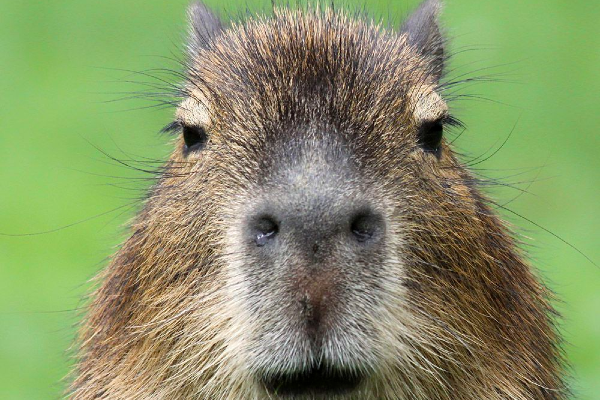
#> input picture Learn PYTHON_Python OGREN/11_Yapay Zeka Artificial Intelligence/opencv_projects/images/square1_600x400.png, 600 x 400 px
$ python 'opencv_33 bitwise_not.py'
#> lines starting #> are read from the running program, lines starting #| are printed output that depends on the picture
# bitwise_not
import cv2

r1 = cv2.imread("images/square1_600x400.png")
#> r1 is the input picture: shape (400, 600, 3); mean B, G, R 103.2, 147.4, 135.1
r2 = cv2.imread("images/ornekresim01_600x400.png")
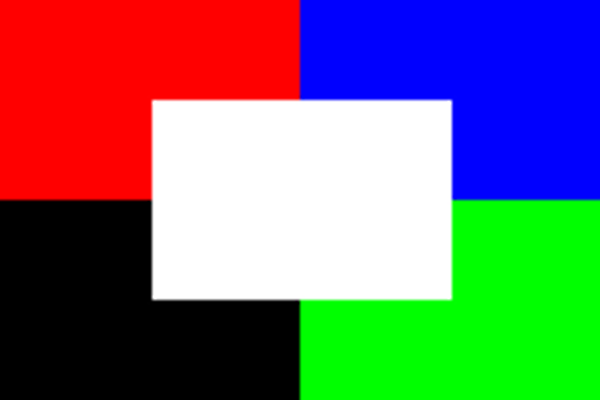
#> input picture Learn PYTHON_Python OGREN/11_Yapay Zeka Artificial Intelligence/opencv_projects/images/ornekresim01_600x400.png, 600 x 400 px
#> r2 is the input picture: shape (400, 600, 3); mean B, G, R 111.4, 111.4, 111.8

bitwise_not_ile1 = cv2.bitwise_not(r1)
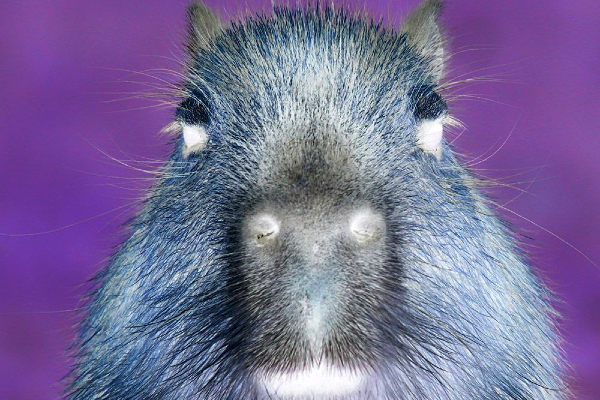
#> bitwise_not_ile1: shape (400, 600, 3); mean B, G, R 151.8, 107.6, 119.9
bitwise_not_ile2 = cv2.bitwise_not(r2)
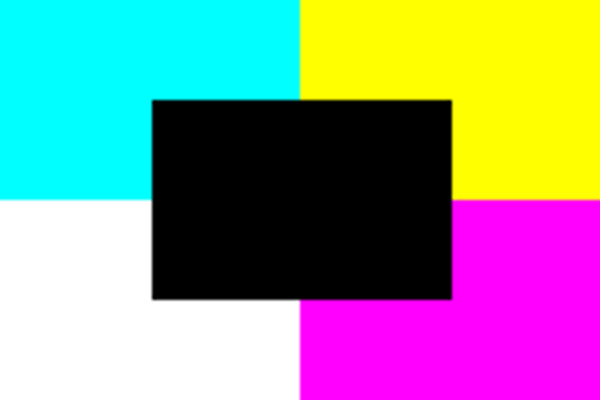
#> bitwise_not_ile2: shape (400, 600, 3); mean B, G, R 143.6, 143.6, 143.2

cv2.imshow("Orjinal1 ", r1)
cv2.imshow("Orjinal2 ", r2)
cv2.imshow("bitwise_not_sekli1 ", bitwise_not_ile1)
cv2.imshow("bitwise_not_sekli2 ", bitwise_not_ile2)

cv2.waitKey(0)
cv2.destroyAllWindows()
